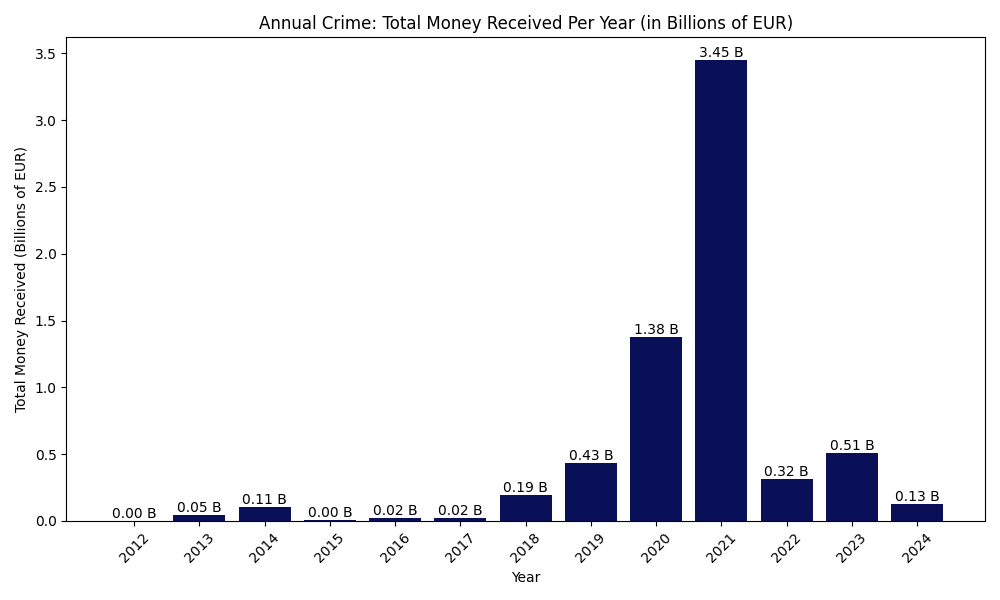

Reproduce this figure in Python.
import json
import os
from datetime import datetime
from decimal import Decimal
import matplotlib.pyplot as plt
from collections import defaultdict

# Paths
abuse_json_path = '../../data/Abuses.json'
wallets_folder = '../../data/bitcoin'
exchange_rates_path = '../../data/BitcoinExchangeRates.json'

# Load the abuse data and store unique wallets
unique_wallets = set()
with open(abuse_json_path) as f:
    abuse_data = json.load(f)
    for source, abuse_types in abuse_data.items():
        for wallets in abuse_types.values():
            unique_wallets.update(wallets)  # Add wallets to the set to remove duplicates

# Load Bitcoin to Euro exchange rates
with open(exchange_rates_path) as f:
    exchange_rates = json.load(f)

# Convert satoshis to BTC using Decimal for precision
def satoshis_to_btc(satoshis):
    return Decimal(satoshis) / Decimal('100000000')  # 1 BTC = 100 million satoshis

# Get EUR value for a timestamp
def get_euro_value(timestamp):
    date_str = datetime.utcfromtimestamp(timestamp).strftime('%Y-%m-%d')  # Use UTC time
    return Decimal(exchange_rates.get(date_str, '0'))

# Exclude data before 2012
def is_transaction_valid(timestamp):
    transaction_year = datetime.utcfromtimestamp(timestamp).year
    return transaction_year >= 2012

# Track progress
total_wallets = len(unique_wallets)
processed_wallets = 0
wallets_included = 0  # Number of wallets taken into account

# Dictionary to store total received funds per year
annual_stolen_funds = defaultdict(Decimal)

# Process each unique wallet
for wallet in unique_wallets:
    wallet_file_path = os.path.join(wallets_folder, f"{wallet[:3]}/{wallet}.json")

    if os.path.exists(wallet_file_path):
        processed_wallets += 1
        with open(wallet_file_path) as wf:
            try:
                wallet_data = json.load(wf)
            except json.JSONDecodeError:
                print(f"Error: Could not decode JSON for wallet {wallet}. Skipping...")
                continue

            # Skip wallets with extremely large total_received or n_tx values to avoid noise
            total_received = wallet_data.get('total_received', 0)
            n_tx = wallet_data.get('n_tx', 0)
            if (total_received > 10_000_000_000_000) or (n_tx > 100_000):
                continue

            wallet_included_in_result = False

            # Loop through transactions
            for tx in wallet_data.get('txs', []):
                timestamp = tx.get('time')
                if not timestamp or not is_transaction_valid(timestamp):
                    continue

                conversion_rate = get_euro_value(timestamp)
                tx_year = datetime.utcfromtimestamp(timestamp).year

                # Process received funds (outputs where the wallet is the recipient)
                for output_tx in tx.get('out', []):
                    if 'addr' in output_tx and output_tx['addr'] == wallet:
                        value_in_btc = satoshis_to_btc(output_tx.get('value', 0))
                        value_in_euros = value_in_btc * conversion_rate
                        annual_stolen_funds[tx_year] += value_in_euros
                        wallet_included_in_result = True

            if wallet_included_in_result:
                wallets_included += 1  # Increment if wallet has valid transactions

        # Print progress after every 500 wallets processed
        if processed_wallets % 500 == 0 or processed_wallets == total_wallets:
            print(f"Processed {processed_wallets}/{total_wallets} wallets...")

# Output the number of included wallets
print(f"\nTotal wallets included in analysis: {wallets_included}")

# Sort the years for plotting
sorted_years = sorted(annual_stolen_funds.keys())
amounts_per_year = [float(annual_stolen_funds[year]) / 1_000_000_000 for year in sorted_years]  # Convert to billions for better readability

# Calculate the total amount of money displayed in the graph
total_euros_in_billions = sum(amounts_per_year)
print(f"\nTotal money received across all years (in billions of EUR): {total_euros_in_billions:.2f} B EUR")

# Create the bar chart with the specified color
plt.figure(figsize=(10, 6))
bars = plt.bar(sorted_years, amounts_per_year, color='#091057')
plt.title('Annual Crime: Total Money Received Per Year (in Billions of EUR)')
plt.xlabel('Year')
plt.ylabel('Total Money Received (Billions of EUR)')
plt.xticks(sorted_years, rotation=45)

# Add labels above each bar
for bar in bars:
    yval = bar.get_height()
    plt.text(
        bar.get_x() + bar.get_width() / 2,
        yval,
        f'{yval:.2f} B',  # Format as billions
        ha='center',
        va='bottom',
        fontsize=10,
        color='black'
    )

plt.tight_layout()
plt.show()
